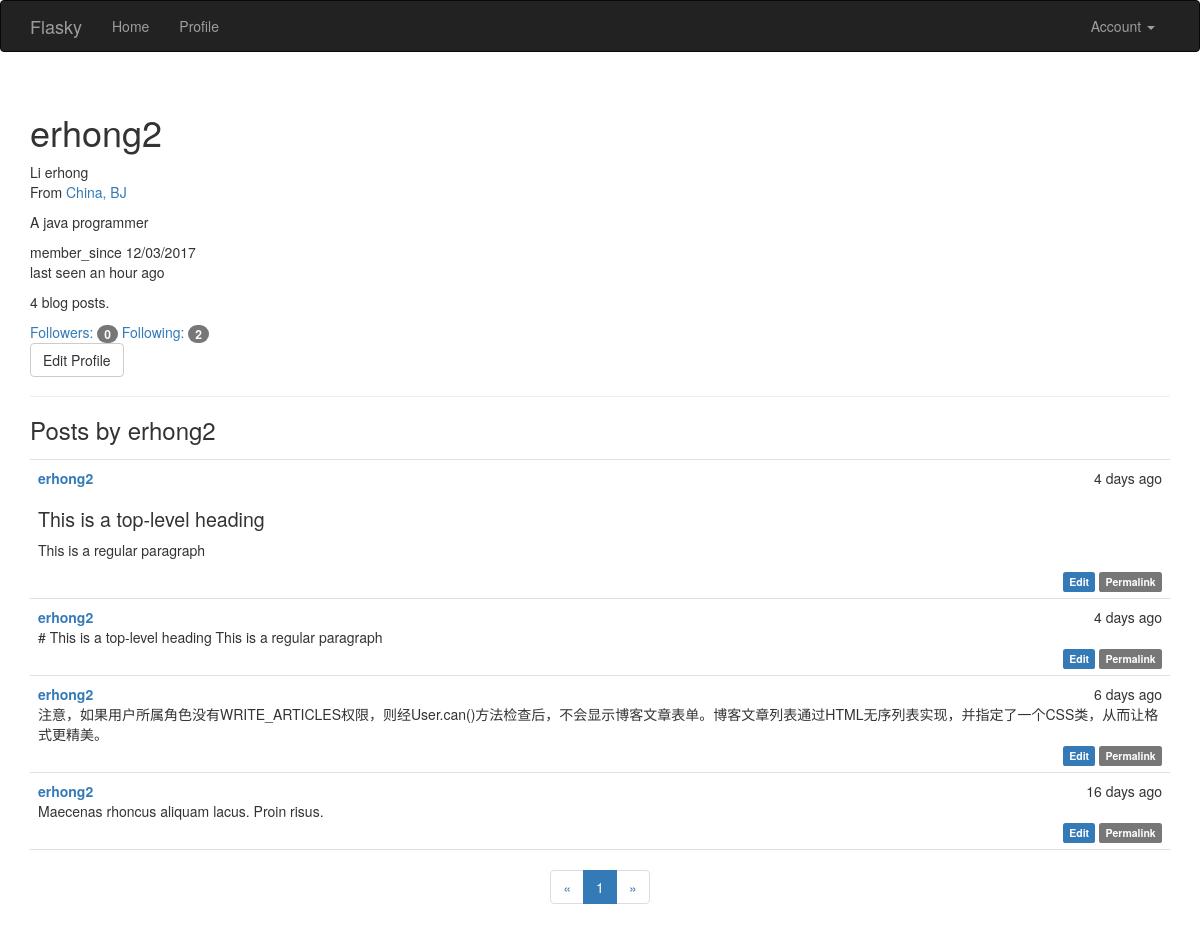
/user/erhong2 (signed in), run on the app's committed database.
### app/models.py (models this page shows, shortened)
class User(UserMixin, db.Model):
    __tablename__ = 'users'
    id = db.Column(db.Integer, primary_key=True)
    email = db.Column(db.String(64), unique=True, index=True)
    username = db.Column(db.String(32), unique=True, index=True)
    password_hash = db.Column(db.String(128))
    confirmed = db.Column(db.Boolean, default=False)
    name = db.Column(db.String(64))
    location = db.Column(db.String(64))
    about_me = db.Column(db.Text())
    member_since = db.Column(db.DateTime(), default=datetime.utcnow)
    last_seen = db.Column(db.DateTime(), default=datetime.utcnow)
    role_id = db.Column(db.Integer, db.ForeignKey('roles.id'))
    posts = db.relationship('Post', backref='author', lazy='dynamic')
    followed = db.relationship('Follow',
                                foreign_keys=[Follow.follower_id],
                                backref=db.backref('follower', lazy='joined'),
                                lazy='dynamic',
                                cascade='all, delete-orphan')
    followers = db.relationship('Follow',
                                foreign_keys=[Follow.followed_id],
                                backref=db.backref('followed', lazy='joined'),
                                lazy='dynamic',
                                cascade='all, delete-orphan')
    def can(self, permissions):
        return self.role is not None and \
                (self.role.permissions & permissions)
    def is_administrator(self):
        return self.can(Permission.ADMINISTER)
    def ping(self):
        self.last_seen = datetime.utcnow()
        db.session.add(self)
    @property
    def password(self):
        raise AttributeError('password is not a readable attribute')

class Post(db.Model):
    __tablename__ = 'posts'
    id = db.Column(db.Integer, primary_key=True)
    body = db.Column(db.Text)
    timestamp = db.Column(db.DateTime, index=True, default=datetime.utcnow)
    author_id = db.Column(db.Integer, db.ForeignKey('users.id'))
    body_html = db.Column(db.Text)

### app/main/views.py (the view)
@main.route('/user/<username>')
def user(username):
    user = User.query.filter_by(username=username).first_or_404()
    page = request.args.get('page', 1, type=int)
    pagination = user.posts.order_by(Post.timestamp.desc()).paginate(
            page, per_page=current_app.config['FLASKY_POSTS_PER_PAGE'],
            error_out=False)
    posts = pagination.items
    return render_template('user.html', user=user, posts=posts,
            pagination=pagination)

### app/auth/views.py (called while the page is built)
@auth.before_app_request
def before_request():
    if current_user.is_authenticated:
        current_user.ping()
        if not current_user.confirmed \
            and request.endpoint \
            and request.endpoint[:5] != 'auth.' \
            and request.endpoint != 'static':
                return redirect(url_for('auth.unconfirmed'))

### app/main/__init__.py (called while the page is built)
@main.app_context_processor
def inject_permissions():
    return dict(Permission=Permission)

### app/models.py (called while the page is built)
@login_manager.user_loader
def load_user(user_id):
    return User.query.get(int(user_id))

### app/templates/user.html (shortened to what this page needs)
{% extends "base.html" %}
{% import "_macros.html" as macros %}
{% block page_content %}
<div class="page-header">
    <h1>{{ user.username }}</h1>
    {% if user.name or user.location %}
        <p>
        {% if user.name %} {{user.name}} {% endif %}
        {% if user.location %}
            <br>
            From <a href="http://maps.baidu.com/?q={{ user.location }}"> {{ user.location }}</a>
        {% endif %}
        </p>
    {% endif %}
    {% if user.about_me %}
    <p>{{user.about_me}}</p>
    {% endif %}
    <p>
        member_since {{moment(user.member_since).format('L')}}
    <br>
        last seen {{moment(user.last_seen).fromNow()}}
    </p>
    <p>{{ user.posts.count() }} blog posts.</p>
    <a href="{{url_for('main.followers', username=user.username)}}">
        Followers: <span class="badge"> {{user.followers.count() - 1}}</span>
    </a>
    <a href="{{url_for('main.followed_by', username=user.username)}}">
        Following: <span class="badge"> {{user.followed.count() - 1}}</span>
    </a>
    <p>
        {% if user == current_user %}
            <a class="btn btn-default" href="{{ url_for('main.edit_profile') }}">Edit Profile</a>
        {% endif %}
    </p>
</div>
<h3>Posts by {{ user.username }}</h3>
{% include "_posts.html" %}
<div class="pagination">
    {{ macros.pagination_widget(pagination, "main.index") }}
</div>
{% endblock %}

### app/templates/_posts.html
<ul class="posts">
    {% for post in posts %}
    <li class="post">
        <div class="post-date">{{ moment(post.timestamp).fromNow() }}</div>
        <div class="post-author">
            <a href="{{ url_for('main.user', username=post.author.username) }}">
            {{ post.author.username }}
            </a>
        </div>
            <div class="post-body">
            {% if post.body_html %}
                {{ post.body_html | safe }}
            {% else %}
                {{ post.body }}
            {% endif %}
            </div>
            <div class="post-footer">
                {% if current_user == post.author %}
                <a href="{{ url_for('main.edit', id=post.id) }}">
                    <span class="label label-primary">Edit</span>
                </a>
                {% elif current_user.can(Permission.ADMINISTER) %}
                <a href="{{ url_for('main.edit', id=post.id) }}">
                    <span class="label label-danger">Edit [Admin]</span>
                </a>
                {% endif %}
                <a href="{{ url_for('main.post', id=post.id) }}">
                    <span class="label label-default">Permalink</span>
                </a>
            </div>
    </li>
    {% endfor %}
</ul>

### app/static/styles.css (style rules this page uses)
ul.posts { list-style-type: none; padding: 0px; margin: 16px 0px 0px 0px; border-top: 1px solid #e0e0e0; }
ul.posts li.post { padding: 8px; border-bottom: 1px solid #e0e0e0; }
div.post-date { float: right; }
div.post-author { font-weight: bold; }
div.post-footer { text-align: right; }
div.pagination { width: 100%; text-align: center; padding: 0px; margin: 0px; }
.post-body h1 { font-size: 140%; }

### data on the page
User: username "erhong2", name "Li erhong", location "China, BJ", about_me "A java programmer", member_since "12/03/2017", last_seen "an hour ago"
Post: timestamp "4 days ago", author.username "erhong2", body_html "This is a top-level heading This is a regular paragraph"
Post: timestamp "4 days ago", author.username "erhong2", body "# This is a top-level heading This is a regular paragraph"
Post: timestamp "6 days ago", author.username "erhong2", body "注意，如果用户所属角色没有WRITE_ARTICLES权限，则经User.can()方法检查后，不会显示博客文章表单。博客文章列表通过HTML无序列表实现，并指定了一个CSS类，从而让格式更精美。"
Post: timestamp "16 days ago", author.username "erhong2", body "Maecenas rhoncus aliquam lacus. Proin risus."

### other printed values
{{ user.posts.count() }} "4"
{{ user.followers.count() - 1 }} "0"
{{ user.followed.count() - 1 }} "2"
{{ page }} "1"
